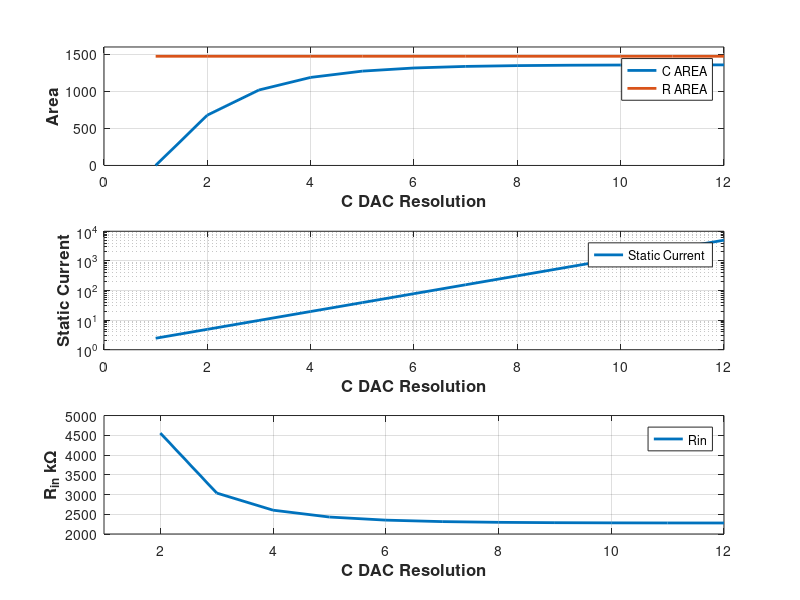

Recreate this plot in MATLAB.
function [Cu, Ru, sigma_C, sigma_R] = getParameters()

%%%%%%%%%%%%%%%%%%%%%%%%%%%%%%%%%%%%%%%%%%%%%%%%%%%%%%
% 2018/12/3
% Purpose:  This file is to calculate needed Cu and Ru for DAC
%          
%   Copyright (c) 2018 by Shanshan Xie
%   for SAR ADC project in ADC course
%%%%%%%%%%%%%%%%%%%%%%%%%%%%%%%%%%%%%%%%%%%%%%%%%%%%%%

clear;
Vref = 1;

N_CDAC = 1:12; %C-DAC resolution
N_DAC = 12;
N_RDAC = N_DAC-N_CDAC; %R-DAC resolution

LSB_C = Vref./2.^(N_CDAC);
LSB_N = Vref./2.^N_DAC;
LSB_R = Vref./2.^N_RDAC;

N_sample = 1;

Linearity = 11;

Cap_num = 2.^(N_CDAC-1);
Res_num = 2.^N_RDAC;

Ab_R = 0.0125;
Rsq = 726;

Ab_C = 0.012;
Kc = 1.4e-15;

% Iload = 90e-6; %static current max


fclk = 6e6; %MHz
fconv = fclk/(N_DAC+N_sample);

%% R-DAC Mismatch Calculation
%if INL dominate
sigma_R = (0.5.*2.*2.^(N_DAC-Linearity) .* LSB_N ) ./ (sqrt(2).* 3.*sqrt(2.^(N_RDAC-2)) .* LSB_R);

%if DNL dominate
% sigma_R = (2^(N_RDAC-N_DAC) * 2^(N_DAC-Linearity)) / (3 * sqrt(2^(N_RDAC+1) - 2));

Ru = 200; %ohm

% Ru = Vref./(Iload * 2.^N_RDAC);

Rtotal = Ru .* Res_num;
Iload = 1e6./(Rtotal);

L_W_R = Ru/Rsq;

WL_R = 1e-12.*(Ab_R^2 ./ (2.*sigma_R.^2)); % unit area, unit um^2

L_R = sqrt(L_W_R.*WL_R); % unit: um

W_R = sqrt(WL_R./L_W_R);  % unit: um

%total area unit um^2
Area_R = Res_num .* WL_R;


%% C-DAC Mismatch Calculation
% DNL Dominate
% sigma_C = (0.5 .* 2 .* 2.^(N_DAC-Linearity) .* LSB_N) ./ (sqrt(2) .* 3 .* sqrt(2.^N_CDAC - 1) .* LSB_C);
sigma_C = (0.5.*2.*2.^(N_DAC-Linearity) .* LSB_N) ./ (sqrt(2) .* 3 .* sqrt(2.^(N_CDAC-1) - 1) .* LSB_C);

% min cap value to satisfy 99.73% yeild
Cu = 9 .* Ab_C^2 .* Kc .* (2.^(N_CDAC-1)-1) .* 2.^(2*N_DAC-2*N_CDAC);
Cu = Cu / 2^(2*N_DAC-2*Linearity);

% Cu = 500e-15; 

% WL_C = 1e-12*(Cu/Kc);  %cap unit size um^2
WL_C = 1e-12.*(Ab_C^2 ./ (2 .* sigma_C.^2)); % unit area, unit um^2


Area_C = (Cap_num .* WL_C);


%% Input Impedance

Ctotal = Cu .* Cap_num;

Rin = 2e-3./(fconv*Ctotal);

figure(1)
ax1 = subplot(3,1,1);
plot(ax1, N_CDAC, Area_C.*1e12,'DisplayName','C AREA','LineWidth',2);
hold(ax1,'on')

plot(ax1, N_CDAC, Area_R.*1e12,'DisplayName','R AREA','LineWidth',2);
ylabel('Area','FontSize',12,'FontWeight','bold');
xlabel('C DAC Resolution','FontSize',12,'FontWeight','bold');
grid on
legend('show');
xlim([0,12]);
ylim([0,1600]);
hold(ax1,'off')

ax2 = subplot(3,1,2);
semilogy(ax2, N_CDAC, Iload,'DisplayName','Static Current','LineWidth',2);
ylabel('Static Current','FontSize',12,'FontWeight','bold');
xlabel('C DAC Resolution','FontSize',12,'FontWeight','bold');
grid on
legend('show');
xlim([0,12]);

ax3 = subplot(3,1,3);
plot(ax3, N_CDAC, Rin,'DisplayName','Rin','LineWidth',2);
xlim([0,12]);

ylabel('R_{in} k\Omega','FontSize',12,'FontWeight','bold');
xlabel('C DAC Resolution','FontSize',12,'FontWeight','bold');
grid on
legend('show');
xlim([1,12]);



end

